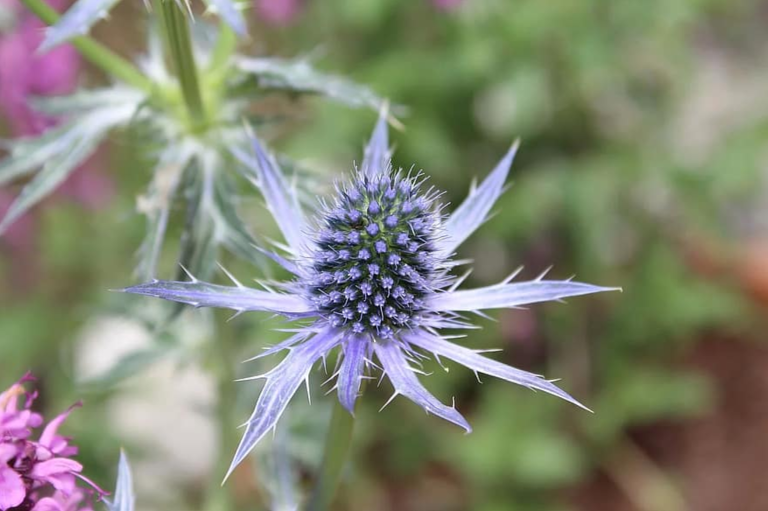
#> input picture 2022-11-29/images/flower.png, 1535 x 1022 px, found by its file name (shown at 1/2 size)
$ python geometry_affine_flower.py
#> lines starting #> are read from the running program, lines starting #| are printed output that depends on the picture
import numpy as np, cv2
import matplotlib.pyplot as plt

image = cv2.imread("D:/github/OpenCV-Python/2022-11-29/images/flower.png", cv2.IMREAD_COLOR)
#> image is the input picture: shape (1022, 1535, 3); mean B, G, R 115.6, 133.4, 130.7
image = cv2.cvtColor(image, cv2.COLOR_BGR2RGB)
h, w, c = image.shape
#> h = 1022; w = 1535; c = 3

pt1 = np.array([[772, 196], [1190, 824], [443, 962]], np.float32)
# 원본 이미지에서 이미지를 변환할 좌표 설정
pt2 = np.array([[275, 503], [1286, 128], [1332, 893]], np.float32)
# 변환된 이미지의 좌표 설정
for pt in pt1:
    cv2.circle(image, tuple(pt.astype(int)), 10, (255, 0, 0), 5)
    '''
    1. 입력 영상
    2. 원의 중심 좌표
    3. 원의 반지름
    4. 원의 색상
    5. 원의 두께
    '''
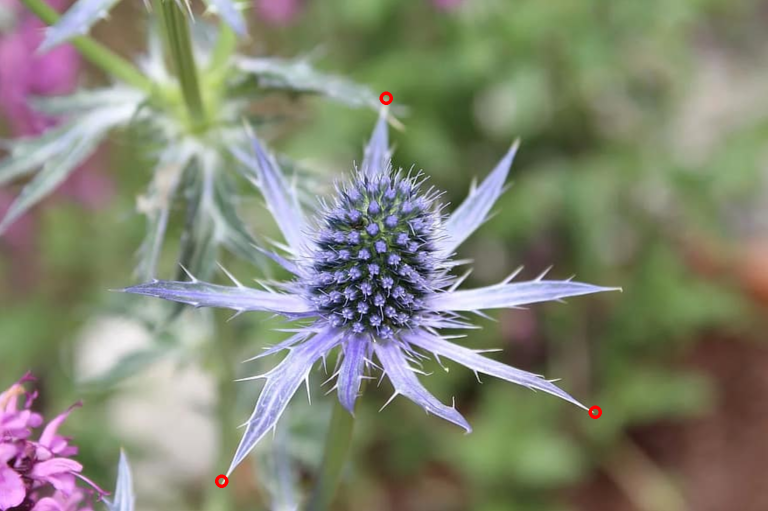
#> image: shape (1022, 1535, 3) (shown at 1/2 size); mean R, G, B 130.8, 133.3, 115.6
aff_mat = cv2.getAffineTransform(pt1, pt2)
#> aff_mat = [[0.21, 1.47, -175.3], [-1.01, 0.0753, 1268.1]]
affine = cv2.warpAffine(image, aff_mat, (w, h))
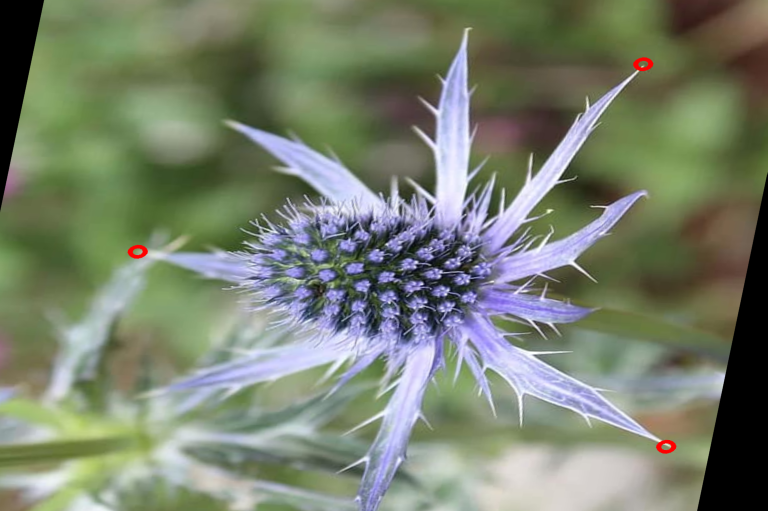
#> affine: shape (1022, 1535, 3) (shown at 1/2 size); mean R, G, B 120.8, 129.2, 110.5

titles = ["image", "affine"]
plt.figure(figsize=(12, 6))
for idx, title in enumerate(titles):
    plt.subplot(1, 2, idx+1)
    plt.axis("off")
    plt.title(title)
    plt.imshow(eval(title))
plt.show()
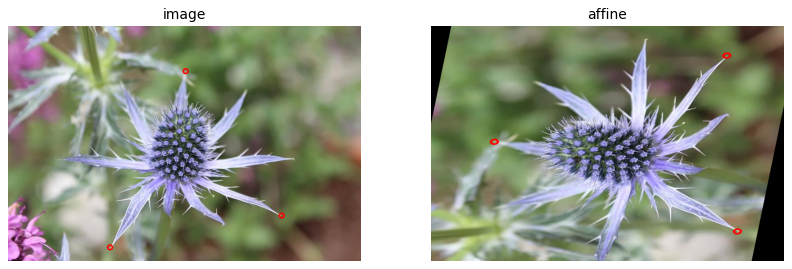
#> figure drawn by matplotlib, 2 panels
